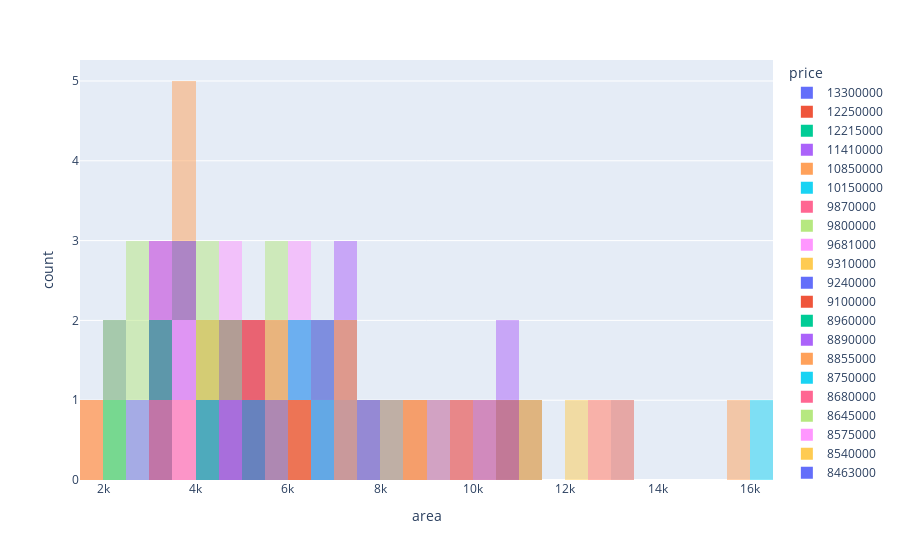

Source (notebook cell):
### Markdown cell above
Histogram

### Code cell
hist = px.histogram(data, x='area', color='price', barmode='overlay')
hist.show()
